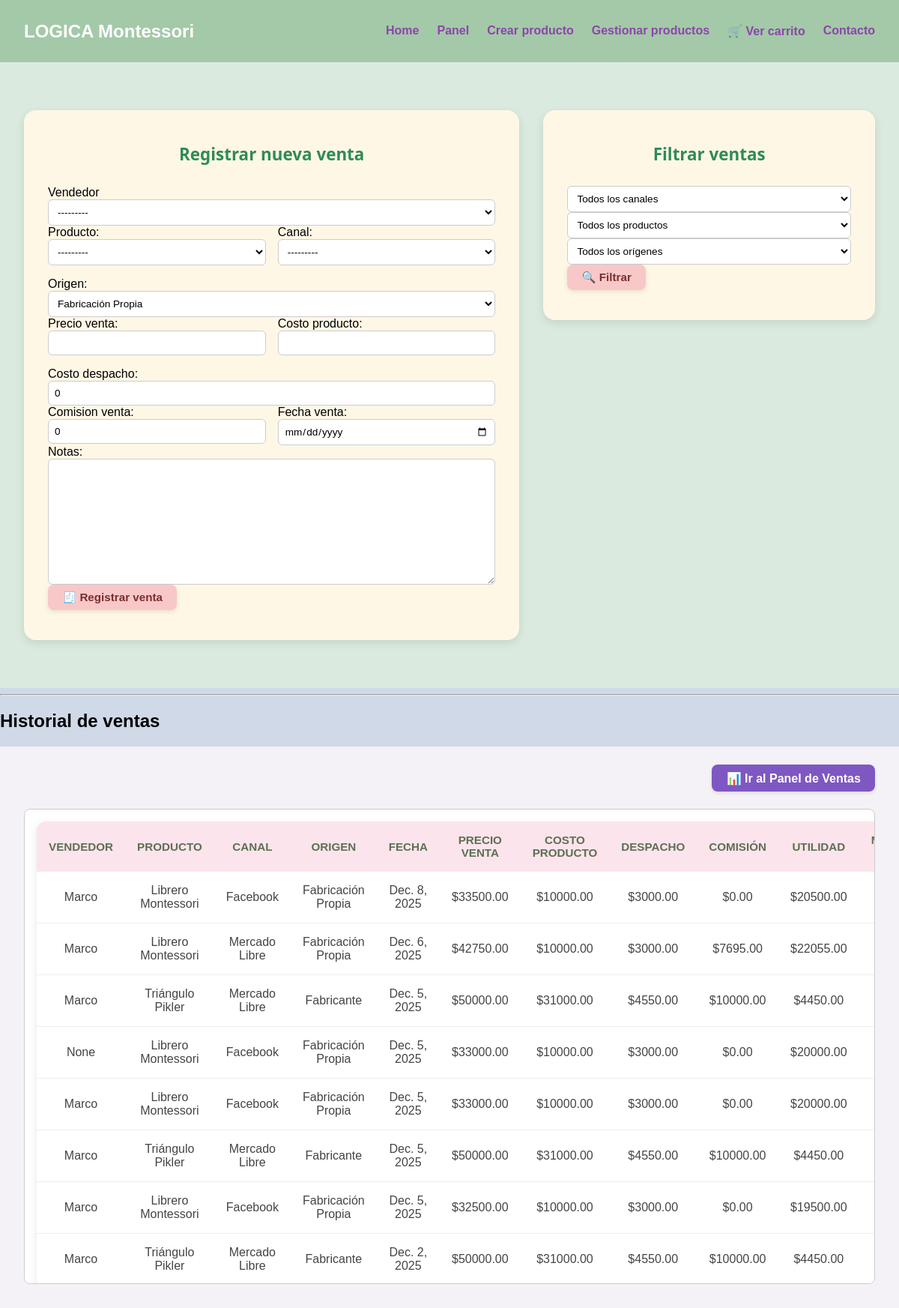
Before: /administracion/ with the older database file.
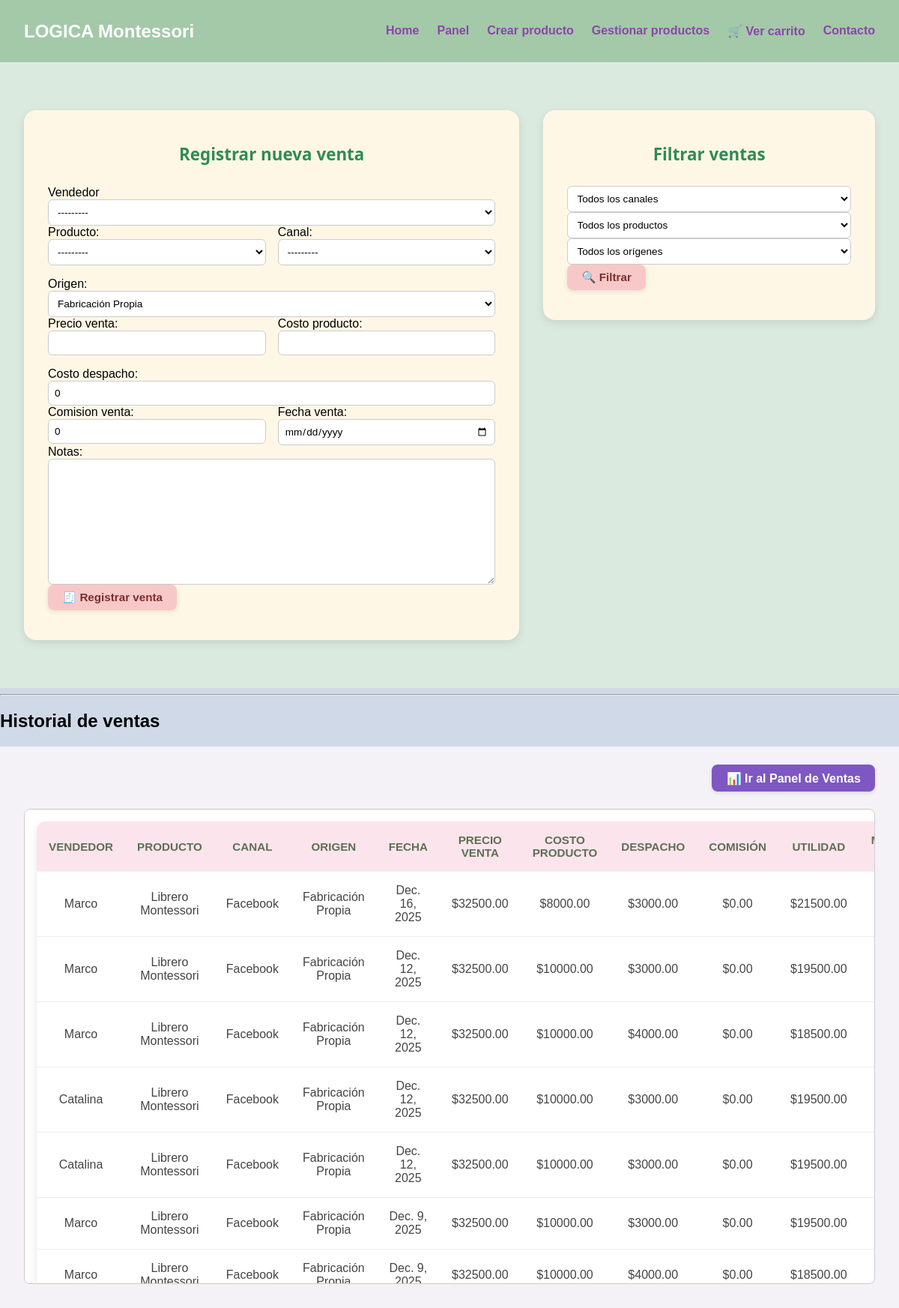
After: the same page with the newer database file.
### base/models.py (models this page shows, shortened)
class Venta(models.Model):
    producto = models.ForeignKey(Producto, on_delete=models.CASCADE)
    canal = models.CharField(max_length=50, choices=[
        ('instagram', 'Instagram'),
        ('facebook', 'Facebook'),
        ('mercado_libre', 'Mercado Libre'),
        ('ecommerce_vipalu', 'E-commerce Vipalú'),
        ('otro', 'Otro'),
    ])
    origen = models.CharField(
        max_length=50,
        choices=[
            ('fabricante', 'Fabricante'),
            ('propia', 'Fabricación Propia'),
        ],
        default='propia'  # ← Valor por defecto para registros existentes
    )
    fecha_venta = models.DateField()
    costo_producto = models.DecimalField(max_digits=10, decimal_places=2)
    precio_venta = models.DecimalField(max_digits=10, decimal_places=2)
    costo_despacho = models.DecimalField(max_digits=10, decimal_places=2, default=0)
    comision_venta = models.DecimalField(max_digits=10, decimal_places=2, default=0)
    notas = models.TextField(blank=True, null=True)
    VENDEDORES = [
        ('Marco', 'Marco'),
        ('Catalina', 'Catalina'),
    ]
    vendedor = models.CharField(
        max_length=100,
        choices=VENDEDORES,
        null=True,
        blank=True
    )
    @property
    def utilidad(self):
        return self.precio_venta - self.costo_producto - self.costo_despacho - self.comision_venta
    @property
    def margen(self):
        if self.precio_venta > 0:
            return round((self.utilidad / self.precio_venta) * 100, 2)
        return 0

class Producto(models.Model):
    nombre = models.CharField(max_length=100)
    descripcion = models.TextField()
    precio = models.DecimalField(max_digits=10, decimal_places=2)
    imagen = models.ImageField(upload_to='productos/')
    imagen_1 = models.ImageField(upload_to='productos/', blank=True, null=True)
    imagen_2 = models.ImageField(upload_to='productos/', blank=True, null=True)
    imagen_3 = models.ImageField(upload_to='productos/', blank=True, null=True)
    imagen_4 = models.ImageField(upload_to='productos/', blank=True, null=True)
    imagen_5 = models.ImageField(upload_to='productos/', blank=True, null=True)
    destacado = models.BooleanField(default=False)
    categoria = models.CharField(max_length=50, choices=[
        ('cunas', 'Cunas'),
        ('estanterias', 'Estanterías'),
        ('mesas', 'Mesas'),
        ('accesorios', 'Accesorios'),
    ])
    fecha_creacion = models.DateTimeField(auto_now_add=True)
    def __str__(self):
        return self.nombre

### base/views.py (the view)
# urls.py: path('administracion/', views.administracion_ventas, name='administracion_ventas'),
def administracion_ventas(request):
    ventas = Venta.objects.all().order_by('-fecha_venta')
    canal = request.GET.get('canal')
    producto_id = request.GET.get('producto')
    origen = request.GET.get('origen')
    if canal:
        ventas = ventas.filter(canal=canal)
    if producto_id:
        ventas = ventas.filter(producto_id=producto_id)
    if origen:
        ventas = ventas.filter(origen=origen)
    if request.method == 'POST':
        form = VentaForm(request.POST)
        if form.is_valid():
            form.save()
            return redirect('administracion_ventas')  # Recarga la vista para mostrar la nueva venta
    else:
        form = VentaForm()
    productos = Producto.objects.all()
    return render(request, 'administracion.html', {
        'form': form,
        'ventas': ventas,
        'productos': productos,
        'canal': canal,
        'producto_id': producto_id,
        'origen': origen,
    })

### base/forms.py
class VentaForm(forms.ModelForm):
    class Meta:
        model = Venta
        fields = '__all__'
        widgets = {
            'fecha_venta': forms.DateInput(attrs={'type': 'date'}),
            'vendedor': forms.Select(attrs={'class': 'form-control'}),  # ✅ NUEVO
        }

### base/templates/administracion.html (shortened to what this page needs)
{% block content %}
<nav class="navbar">
    <div class="logo">
        <a href="{% url 'home' %}">LOGICA Montessori</a>
    </div>
    <ul class="nav-links">
        <li><a href="{% url 'home' %}">Home</a></li>
        <li><a href="{% url 'panel' %}">Panel</a></li>
        <li><a href="{% url 'crear_producto' %}">Crear producto</a></li>
        <li><a href="{% url 'lista_productos' %}">Gestionar productos</a></li>
        <li><a href="{% url 'ver_carrito' %}">🛒 Ver carrito</a></li>
        <li><a href="#">Contacto</a></li>
    </ul>
</nav>
<div class="bloque-ventas">
  <div class="contenedor-ventas">
    <div class="formulario-ventas">
    <h2>Registrar nueva venta</h2>
    <form method="POST">
        <div class="form-group">
            <label for="id_vendedor">Vendedor</label>
            {{ form.vendedor }}
        </div>
        <div class="fila-formulario">
            <div>{{ form.producto.label_tag }}{{ form.producto }}</div>
            <div>{{ form.canal.label_tag }}{{ form.canal }}</div>
            <div>{{ form.origen.label_tag }}{{ form.origen }}</div>
        </div>
        <div class="fila-formulario">
            <div>{{ form.precio_venta.label_tag }}{{ form.precio_venta }}</div>
            <div>{{ form.costo_producto.label_tag }}{{ form.costo_producto }}</div>
            <div>{{ form.costo_despacho.label_tag }}{{ form.costo_despacho }}</div>
        </div>
        <div class="fila-formulario">
            <div>{{ form.comision_venta.label_tag }}{{ form.comision_venta }}</div>
            <div>{{ form.fecha_venta.label_tag }}{{ form.fecha_venta }}</div>
        </div>
        <div class="fila-formulario">
            <div style="flex: 1 1 100%;">{{ form.notas.label_tag }}{{ form.notas }}</div>
        </div>
        <button type="submit" class="boton-registro">🧾 Registrar venta</button>
    </form>
</div>
    <div class="formulario-ventas">
        <h2>Filtrar ventas</h2>
        <form method="GET">
            <select name="canal">
                <option value="">Todos los canales</option>
            </select>
            <select name="producto">
                <option value="">Todos los productos</option>
            </select>
            <select name="origen">
                <option value="">Todos los orígenes</option>
            </select>
            <button type="submit" class="boton-registro">🔍 Filtrar</button>
        </form>
    </div>
  </div>
</div>
<hr>
<h2>Historial de ventas</h2>
<section class="ventas-historial">
    <div style="margin-bottom:2rem; text-align:right;">
    <a href="{% url 'panel_ventas' %}" style="background-color:#7e57c2; color:white; padding:0.6rem 1.2rem; border-radius:8px; text-decoration:none; font-weight:bold; box-shadow:0 2px 5px rgba(0,0,0,0.1);">
        📊 Ir al Panel de Ventas
    </a>
    </div>
    <div style="max-height:600px; overflow-y:auto; border:1px solid #ccc; border-radius:8px; padding:1rem; background:#fff;">
  <table style="width:100%; border-collapse:collapse;">
 </div>
    <thead>
        <tr>
            <th>Vendedor</th>
            <th>Producto</th>
            <th>Canal</th>
            <th>Origen</th>
            <th>Fecha</th>
            <th>Precio venta</th>
            <th>Costo producto</th>
            <th>Despacho</th>
            <th>Comisión</th>
            <th>Utilidad</th>
            <th>Margen (%)</th>
        </tr>
    </thead>
    <tbody>
        {% for venta in ventas %}
        <tr>
            <td>{{ venta.vendedor }}</td>
            <td>{{ venta.producto.nombre }}</td>
            <td>{{ venta.get_canal_display }}</td>
            <td>{{ venta.get_origen_display }}</td>
            <td>{{ venta.fecha_venta }}</td>
            <td>${{ venta.precio_venta }}</td>
            <td>${{ venta.costo_producto }}</td>
            <td>${{ venta.costo_despacho }}</td>
            <td>${{ venta.comision_venta }}</td>
            <td>${{ venta.utilidad }}</td>
            <td>{{ venta.margen }}%</td>
        </tr>
        {% endfor %}
    </tbody>
</section>
{% endblock %}

Changed rows visible on the page:
no longer on this page (row unchanged): Venta: vendedor "Marco", producto.nombre "Librero Montessori", canal "Facebook", origen "Fabricación Propia", fecha_venta "Dec. 8, 2025", precio_venta "33500.00", costo_producto "10000.00", costo_despacho "3000.00", comision_venta "0.00", utilidad "20500.00"
no longer on this page (row unchanged): Venta: vendedor "Marco", producto.nombre "Librero Montessori", canal "Mercado Libre", origen "Fabricación Propia", fecha_venta "Dec. 6, 2025", precio_venta "42750.00", costo_producto "10000.00", costo_despacho "3000.00", comision_venta "7695.00", utilidad "22055.00"
no longer on this page (row unchanged): Venta: vendedor "Marco", producto.nombre "Triángulo Pikler", canal "Mercado Libre", origen "Fabricante", fecha_venta "Dec. 5, 2025", precio_venta "50000.00", costo_producto "31000.00", costo_despacho "4550.00", comision_venta "10000.00", utilidad "4450.00"
no longer on this page (row unchanged): Venta: vendedor "None", producto.nombre "Librero Montessori", canal "Facebook", origen "Fabricación Propia", fecha_venta "Dec. 5, 2025", precio_venta "33000.00", costo_producto "10000.00", costo_despacho "3000.00", comision_venta "0.00", utilidad "20000.00"
no longer on this page (row unchanged): Venta: vendedor "Marco", producto.nombre "Librero Montessori", canal "Facebook", origen "Fabricación Propia", fecha_venta "Dec. 5, 2025", precio_venta "33000.00", costo_producto "10000.00", costo_despacho "3000.00", comision_venta "0.00", utilidad "20000.00"
no longer on this page (row unchanged): Venta: vendedor "Marco", producto.nombre "Triángulo Pikler", canal "Mercado Libre", origen "Fabricante", fecha_venta "Dec. 5, 2025", precio_venta "50000.00", costo_producto "31000.00", costo_despacho "4550.00", comision_venta "10000.00", utilidad "4450.00"
no longer on this page (row unchanged): Venta: vendedor "Marco", producto.nombre "Librero Montessori", canal "Facebook", origen "Fabricación Propia", fecha_venta "Dec. 5, 2025", precio_venta "32500.00", costo_producto "10000.00", costo_despacho "3000.00", comision_venta "0.00", utilidad "19500.00"
no longer on this page (row unchanged): Venta: vendedor "Marco", producto.nombre "Triángulo Pikler", canal "Mercado Libre", origen "Fabricante", fecha_venta "Dec. 2, 2025", precio_venta "50000.00", costo_producto "31000.00", costo_despacho "4550.00", comision_venta "10000.00", utilidad "4450.00"
added Venta: vendedor "Marco", producto.nombre "Librero Montessori", canal "Facebook", origen "Fabricación Propia", fecha_venta "Dec. 16, 2025", precio_venta "32500.00", costo_producto "8000.00", costo_despacho "3000.00", comision_venta "0.00", utilidad "21500.00"
added Venta: vendedor "Marco", producto.nombre "Librero Montessori", canal "Facebook", origen "Fabricación Propia", fecha_venta "Dec. 12, 2025", precio_venta "32500.00", costo_producto "10000.00", costo_despacho "3000.00", comision_venta "0.00", utilidad "19500.00"
added Venta: vendedor "Marco", producto.nombre "Librero Montessori", canal "Facebook", origen "Fabricación Propia", fecha_venta "Dec. 12, 2025", precio_venta "32500.00", costo_producto "10000.00", costo_despacho "4000.00", comision_venta "0.00", utilidad "18500.00"
added Venta: vendedor "Catalina", producto.nombre "Librero Montessori", canal "Facebook", origen "Fabricación Propia", fecha_venta "Dec. 12, 2025", precio_venta "32500.00", costo_producto "10000.00", costo_despacho "3000.00", comision_venta "0.00", utilidad "19500.00"
added Venta: vendedor "Catalina", producto.nombre "Librero Montessori", canal "Facebook", origen "Fabricación Propia", fecha_venta "Dec. 12, 2025", precio_venta "32500.00", costo_producto "10000.00", costo_despacho "3000.00", comision_venta "0.00", utilidad "19500.00"
added Venta: vendedor "Marco", producto.nombre "Librero Montessori", canal "Facebook", origen "Fabricación Propia", fecha_venta "Dec. 9, 2025", precio_venta "32500.00", costo_producto "10000.00", costo_despacho "3000.00", comision_venta "0.00", utilidad "19500.00"
added Venta: vendedor "Marco", producto.nombre "Librero…", canal "Facebook", origen "Fabricación…", fecha_venta "Dec. 9,…", precio_venta "32500.00", costo_producto "10000.00", costo_despacho "4000.00", comision_venta "0.00", utilidad "18500.00"
